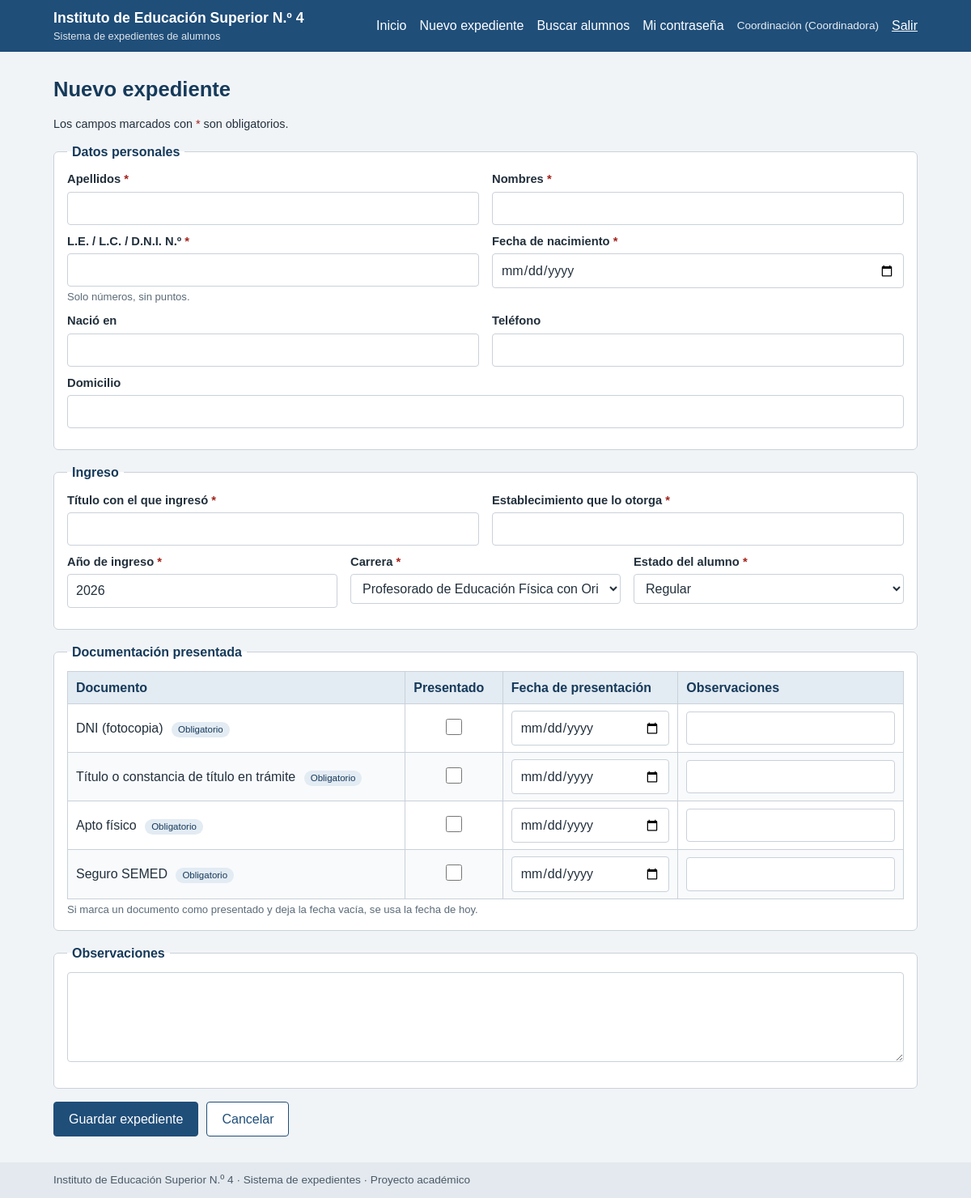
/nuevo.php (signed in), run on the app's committed database.
### tables this page shows
CREATE TABLE `usuario` (
  `id_usuario` int NOT NULL AUTO_INCREMENT,
  `nombre` varchar(50) NOT NULL,
  `usuario` varchar(50) NOT NULL,
  `clave` varchar(250) NOT NULL,
  `rol` enum('Preceptora','Coordinadora','Vicerrectora','Administradora') NOT NULL,
  `activo` tinyint(1) NOT NULL DEFAULT '1',
  `id_carrera` int DEFAULT NULL,
  PRIMARY KEY (`id_usuario`),
  UNIQUE KEY `usuario` (`usuario`),
  KEY `id_carrera` (`id_carrera`),
  CONSTRAINT `usuario_ibfk_1` FOREIGN KEY (`id_carrera`) REFERENCES `carrera` (`id_carrera`)
);

CREATE TABLE `tipo_documento` (
  `id_tipo` int NOT NULL AUTO_INCREMENT,
  `nombre` varchar(50) NOT NULL,
  `obligatorio` tinyint(1) NOT NULL DEFAULT '1',
  `orden` int DEFAULT NULL,
  PRIMARY KEY (`id_tipo`),
  UNIQUE KEY `nombre` (`nombre`)
);

### nuevo.php (called while the page is built, shortened)
<?php
require_once __DIR__ . '/includes/auth.php';
require_once __DIR__ . '/includes/estudiantes.php';
require_once __DIR__ . '/includes/form_estudiante.php';
$usuario = require_login();
$carreras = carreras_permitidas($usuario);
$tipos    = cargar_tipos();
$datos    = datos_vacios($usuario);
$docs     = docs_vacios($tipos);
$errores  = [];
render_header('Nuevo expediente', $usuario);
render_form_estudiante($datos, $errores, $carreras, $tipos, $docs, 'nuevo.php', 'Guardar expediente', 'index.php');
render_footer();

### includes/auth.php (called while the page is built, shortened)
<?php
require_once __DIR__ . '/db.php';
require_once __DIR__ . '/layout.php';
function e($valor): string
{
    return htmlspecialchars((string)$valor, ENT_QUOTES | ENT_SUBSTITUTE, 'UTF-8');
}
function require_login(): array
{
    $u = $_SESSION['usuario'] ?? null;
    $st = db()->prepare('SELECT id_usuario, nombre, usuario, rol, id_carrera FROM usuario WHERE id_usuario = ? AND activo = 1');
    $st->execute([(int)$u['id_usuario']]);
    $fresco = $st->fetch();
    $fresco['id_usuario'] = (int)$fresco['id_usuario'];
    $fresco['id_carrera'] = $fresco['id_carrera'] === null ? null : (int)$fresco['id_carrera'];
    return $fresco;
}
function puede_editar(array $usuario): bool
{
    return in_array($usuario['rol'], ROLES_EDICION, true);
}

### includes/db.php (called while the page is built)
<?php
function db(): PDO
{
    static $pdo = null;
    if ($pdo === null) {
        $dsn = 'mysql:host=' . DB_HOST . ';port=' . DB_PORT . ';dbname=' . DB_NAME . ';charset=' . DB_CHARSET;
        try {
            $pdo = new PDO($dsn, DB_USER, DB_PASS, [
                PDO::ATTR_ERRMODE            => PDO::ERRMODE_EXCEPTION,
                PDO::ATTR_DEFAULT_FETCH_MODE => PDO::FETCH_ASSOC,
                PDO::ATTR_EMULATE_PREPARES   => false,
            ]);
        } catch (PDOException $ex) {
            error_log('Error de conexión: ' . $ex->getMessage());
            http_response_code(500);
            echo 'No se pudo conectar con la base de datos. '
               . 'Verifique que MySQL esté iniciado en XAMPP y revise config/config.php.';
            if (DEBUG) {
                echo '<br><small>' . htmlspecialchars($ex->getMessage(), ENT_QUOTES, 'UTF-8') . '</small>';
            }
            exit;
        }
    }
    return $pdo;
}

### includes/estudiantes.php (called while the page is built, shortened)
<?php
function cargar_tipos(): array
{
    return db()->query('SELECT id_tipo, nombre, obligatorio FROM tipo_documento ORDER BY orden, id_tipo')->fetchAll();
}
function carreras_permitidas(array $usuario): array
{
    $st = db()->prepare('SELECT id_carrera, nombre, turno FROM carrera WHERE id_carrera = ?');
    $st->execute([$usuario['id_carrera']]);
    return $st->fetchAll();
}

### includes/form_estudiante.php (the view, shortened to what this page needs)
<?php
function campo_texto(string $name, string $label, array $d, array $err, array $o = []): void
{
    $tipo = $o['type'] ?? 'text';
    $id = 'f_' . ($o['prefijo'] ?? '') . $name;
    $clase = 'campo' . (isset($err[$name]) ? ' campo-error' : '');
    echo '<div class="' . $clase . '">';
    echo '<label for="' . $id . '">' . e($label) . (!empty($o['required']) ? ' <span class="req" title="Obligatorio">*</span>' : '') . '</label>';
    echo '<input type="' . e($tipo) . '" id="' . $id . '" name="' . e($name) . '" value="' . e($d[$name] ?? '') . '"';
    if (!empty($o['required']))  { echo ' required'; }
    if (isset($o['maxlength']))  { echo ' maxlength="' . (int)$o['maxlength'] . '"'; }
    if (isset($o['inputmode']))  { echo ' inputmode="' . e($o['inputmode']) . '"'; }
    if (isset($o['min']))        { echo ' min="' . e($o['min']) . '"'; }
    if (isset($o['max']))        { echo ' max="' . e($o['max']) . '"'; }
    if (isset($o['autocomplete'])) { echo ' autocomplete="' . e($o['autocomplete']) . '"'; }
    echo '>';
    if (!empty($o['ayuda'])) {
        echo '<small class="ayuda">' . e($o['ayuda']) . '</small>';
    }
    echo '</div>';
}
function render_form_estudiante(array $d, array $err, array $carreras, array $tipos, array $docs, string $action, string $boton, string $cancelar): void
{
    ?>
<form method="post" action="<?= e($action) ?>" class="formulario">
  <p class="nota">Los campos marcados con <span class="req">*</span> son obligatorios.</p>
  <fieldset>
    <legend>Datos personales</legend>
    <div class="fila">
      <?php campo_texto('apellido', 'Apellidos', $d, $err, ['required' => true, 'maxlength' => 50, 'autocomplete' => 'off']); ?>
    </div>
    <div class="fila">
      <?php campo_texto('dni', 'L.E. / L.C. / D.N.I. N.º', $d, $err, ['required' => true, 'maxlength' => 12, 'inputmode' => 'numeric', 'ayuda' => 'Solo números, sin puntos.', 'autocomplete' => 'off']); ?>
      <?php campo_texto('fecha_nacimiento', 'Fecha de nacimiento', $d, $err, ['type' => 'date', 'required' => true, 'max' => date('Y-m-d')]); ?>
    </div>
    <div class="fila">
    </div>
    <div class="fila">
    </div>
  </fieldset>
  <fieldset>
    <legend>Ingreso</legend>
    <div class="fila">
    </div>
    <div class="fila">
      <?php campo_texto('anio_ingreso', 'Año de ingreso', $d, $err, ['type' => 'number', 'required' => true, 'min' => '1980', 'max' => (string)((int)date('Y') + 1), 'inputmode' => 'numeric']); ?>
      <div class="campo<?= isset($err['id_carrera']) ? ' campo-error' : '' ?>">
        <label for="f_id_carrera">Carrera <span class="req" title="Obligatorio">*</span></label>
        <select id="f_id_carrera" name="id_carrera" required>
<?php foreach ($carreras as $c): ?>
          <option value="<?= (int)$c['id_carrera'] ?>"<?= (string)$c['id_carrera'] === (string)$d['id_carrera'] ? ' selected' : '' ?>><?= e($c['nombre']) ?> (<?= e($c['turno']) ?>)</option>
<?php endforeach; ?>
        </select>
      </div>
      <div class="campo<?= isset($err['estado']) ? ' campo-error' : '' ?>">
        <label for="f_estado">Estado del alumno <span class="req" title="Obligatorio">*</span></label>
        <select id="f_estado" name="estado" required>
<?php foreach (ESTADOS as $est): ?>
          <option value="<?= e($est) ?>"<?= $est === $d['estado'] ? ' selected' : '' ?>><?= e($est) ?></option>
<?php endforeach; ?>
        </select>
      </div>
    </div>
  </fieldset>
<?php if ($tipos): ?>
  <fieldset>
    <legend>Documentación presentada</legend>
    <div class="tabla-wrap">
      <table class="tabla">
        <thead>
          <tr><th>Documento</th><th>Presentado</th><th>Fecha de presentación</th><th>Observaciones</th></tr>
        </thead>
        <tbody>
<?php foreach ($tipos as $t): $id = (int)$t['id_tipo']; $x = $docs[$id]; ?>
          <tr class="<?= isset($err['doc_' . $id]) ? 'fila-error' : '' ?>">
            <td><?= e($t['nombre']) ?><?= $t['obligatorio'] ? ' <span class="badge">Obligatorio</span>' : '' ?></td>
            <td class="centro">
              <input type="checkbox" id="dp_<?= $id ?>" name="doc_presentado[<?= $id ?>]" value="1"<?= $x['presentado'] ? ' checked' : '' ?>>
            </td>
            <td>
              <input type="date" id="df_<?= $id ?>" name="doc_fecha[<?= $id ?>]" value="<?= e($x['fecha']) ?>" max="<?= e(date('Y-m-d')) ?>">
            </td>
            <td>
              <input type="text" id="do_<?= $id ?>" name="doc_obs[<?= $id ?>]" value="<?= e($x['obs']) ?>" maxlength="255">
            </td>
          </tr>
<?php endforeach; ?>
        </tbody>
      </table>
    </div>
    <small class="ayuda">Si marca un documento como presentado y deja la fecha vacía, se usa la fecha de hoy.</small>
  </fieldset>
<?php endif; ?>
  <fieldset>
    <legend>Observaciones</legend>
    <div class="campo<?= isset($err['observaciones']) ? ' campo-error' : '' ?>">
      <textarea id="f_observaciones" name="observaciones" rows="4" maxlength="2000"><?= e($d['observaciones']) ?></textarea>
    </div>
  </fieldset>
  <div class="botones">
    <button type="submit" class="btn"><?= e($boton) ?></button>
    <a class="btn btn-sec" href="<?= e($cancelar) ?>">Cancelar</a>
  </div>
</form>
<?php
}

### includes/layout.php (shortened to what this page needs)
<?php
function render_header(string $titulo, ?array $usuario = null): void
{
    ?>
<!DOCTYPE html>
<html lang="es">
<head>
<link rel="stylesheet" href="css/estilos.css">
</head>
<body>
<header class="barra">
  <div class="contenedor barra-interna">
    <a class="marca" href="index.php"><?= e(APP_NOMBRE) ?><small>Sistema de expedientes de alumnos</small></a>
<?php if ($usuario): ?>
    <nav class="menu" aria-label="Menú principal">
      <a href="index.php">Inicio</a>
<?php if (puede_editar($usuario)): ?>
      <a href="nuevo.php">Nuevo expediente</a>
<?php endif; ?>
      <a href="buscar.php">Buscar alumnos</a>
      <a href="cambiar_clave.php">Mi contraseña</a>
      <span class="usuario"><?= e($usuario['nombre']) ?> (<?= e($usuario['rol']) ?>)</span>
      <form method="post" action="logout.php" class="form-inline">
        <button type="submit" class="btn-link">Salir</button>
      </form>
    </nav>
<?php endif; ?>
  </div>
</header>
<main class="contenedor">
<h1><?= e($titulo) ?></h1>
<?php
}
function render_footer(): void
{
    ?>
</main>
<footer class="pie">
  <div class="contenedor"><?= e(APP_NOMBRE) ?> · Sistema de expedientes · Proyecto académico</div>
</footer>
</body>
</html>
<?php
}

### css/estilos.css (style rules this page uses)
:root { --azul: #1f4e79; --azul-osc: #163a5a; --fondo: #f1f4f7; --borde: #c9d1d9; --texto: #22303c; --ok: #1e6b35; --ok-fondo: #e4f4e8; --error: #a4231b; --error-fondo: #fbe9e7; --aviso: #7a5800; --aviso-fondo: #fff4d6; }
* { box-sizing: border-box; }
body { margin: 0; font-family: Arial, Helvetica, sans-serif; font-size: 16px; line-height: 1.45; color: var(--texto); background: var(--fondo); }
.contenedor { max-width: 1100px; margin: 0 auto; padding: 0 16px; }
main.contenedor { padding-top: 8px; padding-bottom: 32px; min-height: 70vh; }
h1 { font-size: 1.6rem; color: var(--azul-osc); margin: 20px 0 14px; }
a { color: var(--azul); }
.barra { background: var(--azul); color: #fff; }
.barra-interna { display: flex; flex-wrap: wrap; align-items: center; justify-content: space-between; gap: 8px; padding-top: 10px; padding-bottom: 10px; }
.marca { color: #fff; text-decoration: none; font-weight: bold; font-size: 1.1rem; display: block; }
.marca small { display: block; font-weight: normal; font-size: .8rem; opacity: .85; }
.menu { display: flex; flex-wrap: wrap; align-items: center; gap: 4px 16px; }
.menu a { color: #fff; text-decoration: none; padding: 4px 0; }
.usuario { font-size: .85rem; opacity: .9; }
.form-inline { display: inline; margin: 0; }
.btn-link { background: none; border: 0; color: #fff; font: inherit; cursor: pointer; padding: 4px 0; text-decoration: underline; }
fieldset { border: 1px solid var(--borde); border-radius: 6px; background: #fff; margin: 0 0 16px; padding: 12px 16px 16px; }
legend { font-weight: bold; color: var(--azul-osc); padding: 0 6px; }
.fila { display: flex; flex-wrap: wrap; gap: 12px 16px; }
.fila .campo { flex: 1 1 240px; }
.campo { margin-bottom: 10px; }
.campo label { display: block; font-weight: bold; font-size: .92rem; margin-bottom: 4px; }
input[type=text], input[type=password], input[type=search], input[type=number], input[type=date], input[type=tel], select, textarea { width: 100%; padding: 8px 10px; border: 1px solid var(--borde); border-radius: 4px; font: inherit; color: var(--texto); background: #fff; }
.ayuda { display: block; color: #5b6b78; font-size: .82rem; margin-top: 3px; }
.req { color: var(--error); }
.nota { font-size: .9rem; margin: 0 0 12px; }
input[type=checkbox] { width: 20px; height: 20px; }
.botones { display: flex; flex-wrap: wrap; gap: 10px; margin-top: 8px; }
.btn { display: inline-block; background: var(--azul); color: #fff; border: 1px solid var(--azul); border-radius: 4px; padding: 9px 18px; font: inherit; text-decoration: none; cursor: pointer; }
.btn-sec { background: #fff; color: var(--azul); }
.tabla-wrap { overflow-x: auto; }
.tabla { width: 100%; border-collapse: collapse; background: #fff; }
.tabla th, .tabla td { border: 1px solid var(--borde); padding: 8px 10px; text-align: left; vertical-align: middle; }
.tabla thead th { background: #e3ebf3; color: var(--azul-osc); }
.tabla tbody tr:nth-child(even) { background: #f8fafc; }
.tabla .centro { text-align: center; }
.badge { display: inline-block; background: #e3ebf3; color: var(--azul-osc); font-size: .72rem; border-radius: 10px; padding: 1px 8px; margin-left: 6px; }
.pie { background: #e3e9ef; color: #4a5865; font-size: .85rem; padding: 12px 0; }

### data on the page
usuario: nombre "Coordinación", rol "Coordinadora"
tipo_documento: nombre "DNI (fotocopia)", obligatorio "Obligatorio"
tipo_documento: nombre "Título o constancia de título en trámite", obligatorio "Obligatorio"
tipo_documento: nombre "Apto físico", obligatorio "Obligatorio"
tipo_documento: nombre "Seguro SEMED", obligatorio "Obligatorio"

### other printed values
APP_NOMBRE "Instituto de Educación Superior N.º 4"
$titulo "Nuevo expediente"
$label "Apellidos Nombres L.E. / L.C. / D.N.I. N.º Fecha de nacimiento Nació en Teléfono Domicilio Título con el que ingresó Establecimiento que lo otorga Año de ingreso"
$o['ayuda'] "Solo números, sin puntos."
$boton "Guardar expediente"
form field id_carrera "Profesorado de Educación Física con Orientación en Tiempo Libre y Recreación (Mañana)"
form field estado "Regular"
